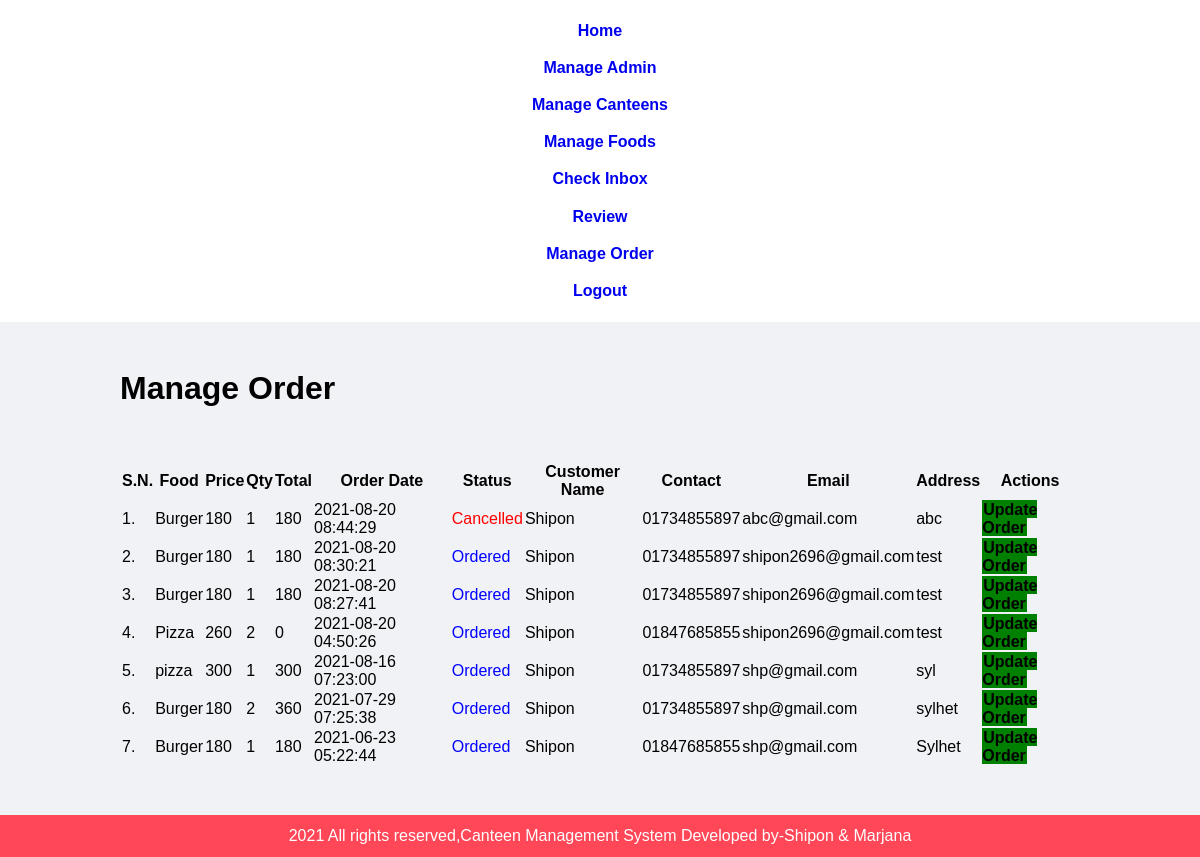
Page /admin/manage-order.php (signed in) on the committed database.
### tables this page shows
CREATE TABLE `order_table` (
  `id` int(10) UNSIGNED NOT NULL,
  `food` varchar(150) NOT NULL,
  `price` decimal(10,0) NOT NULL,
  `qty` int(11) NOT NULL,
  `total` int(11) NOT NULL,
  `order_date` datetime NOT NULL,
  `status` varchar(50) NOT NULL,
  `payment` varchar(255) NOT NULL,
  `customer_name` varchar(150) NOT NULL,
  `customer_contact` varchar(150) NOT NULL,
  `customer_email` varchar(150) NOT NULL,
  `customer_address` varchar(255) NOT NULL
);

### admin/manage-order.php (the view, shortened to what this page needs)
<?php include('partials/menu.php');?>
<div class="main-content">
<div class="wrapper">
<h1> Manage Order </h1>
<br/> <br/> </br>
    <table class="tbl-full">
        <tr>
            <th>S.N.</th>
            <th>Food</th>
            <th>Price</th>
            <th>Qty</th>
            <th>Total</th>
            <th>Order Date</th>
            <th>Status</th>
            <th>Customer Name</th>
            <th>Contact</th>
            <th>Email</th>
            <th>Address</th>
            <th>Actions</th>
        </tr>
        <?php
            $sql="SELECT * FROM order_table ORDER BY id DESC";
            $res=mysqli_query($conn, $sql);
            $count=mysqli_num_rows($res);
            $sn=1;
            if($count>0)
            {
                while($row=mysqli_fetch_assoc($res))
                {
                    $id=$row['id'];
                    $food=$row['food'];
                    $price=$row['price'];
                    $qty=$row['qty'];
                    $total=$row['total'];
                    $order_date=$row['order_date'];
                    $status=$row['status'];
                    $customer_name=$row['customer_name'];
                    $customer_contact=$row['customer_contact'];
                    $customer_email=$row['customer_email'];
                    $customer_address=$row['customer_address'];
                    ?>
                     <tr>
                            <td><?php echo $sn++; ?>.</td>
                            <td><?php echo $food; ?></td>
                            <td><?php echo $price;?></td>
                            <td><?php echo $qty;?></td>
                            <td><?php echo $total;?></td>
                            <td><?php echo $order_date;?></td>
                            <td>
                                <?php
                                    if($status=="Ordered")
                                    {
                                        echo "<label  style='color:blue;' >$status</label>";
                                    }
                                    elseif($status=="On Delivery")
                                    {
                                        echo "<label style='color:orange;'>$status</label>";
                                    }
                                    elseif($status=="Delivered")
                                    {
                                        echo "<label style='color:green;'>$status</label>";
                                    }
                                    elseif($status=="Cancelled")
                                    {
                                        echo "<label style='color:red;'>$status</label>";
                                    }
                                ?>
                            </td>
                            <td><?php echo $customer_name;?></td>
                            <td><?php echo $customer_contact;?></td>
                            <td><?php echo $customer_email;?></td>
                            <td><?php echo $customer_address;?></td>
                            <td>
                                <a href="<?php echo SITEURL;?>admin/update-order.php?id=<?php echo $id; ?>" class="btn-secendary">Update Order</a>
                            </td>
                        </tr>
                    <?php
                }
            }
            else
            {
                echo "<tr> <td colspan='12' class='error'> Orders Not available</td></tr>";
            }
        ?>
    </table>
</div>
</div>
<?php include('partials/footer.php');?>

### css/admin.css (style rules this page uses)
* { margin: 0; padding: 0; font-family: Arial, Helvetica, sans-serif; }
.wrapper { padding: 1%; width: 80%; margin: 0 auto; }
.main-content { background-color: #f1f2f6; padding: 3% 0; }
.btn-secendary { background-color: green; padding: 1%; color: black; text-decoration: none; font-weight: bold; }
.tbl-full { width: 100%; }

### rows in the picture
order_table: food "Burger", price "180", qty "1", total "180", order_date "2021-08-20 08:44:29", status "Cancelled", customer_name "Shipon", customer_contact "01734855897", customer_email "abc@gmail.com", customer_address "abc"
order_table: food "Burger", price "180", qty "1", total "180", order_date "2021-08-20 08:30:21", status "Ordered", customer_name "Shipon", customer_contact "01734855897", customer_email "shipon2696@gmail.com", customer_address "test"
order_table: food "Burger", price "180", qty "1", total "180", order_date "2021-08-20 08:27:41", status "Ordered", customer_name "Shipon", customer_contact "01734855897", customer_email "shipon2696@gmail.com", customer_address "test"
order_table: food "Pizza", price "260", qty "2", total "0", order_date "2021-08-20 04:50:26", status "Ordered", customer_name "Shipon", customer_contact "01847685855", customer_email "shipon2696@gmail.com", customer_address "test"
order_table: food "pizza", price "300", qty "1", total "300", order_date "2021-08-16 07:23:00", status "Ordered", customer_name "Shipon", customer_contact "01734855897", customer_email "shp@gmail.com", customer_address "syl"
order_table: food "Burger", price "180", qty "2", total "360", order_date "2021-07-29 07:25:38", status "Ordered", customer_name "Shipon", customer_contact "01734855897", customer_email "shp@gmail.com", customer_address "sylhet"
order_table: food "Burger", price "180", qty "1", total "180", order_date "2021-06-23 05:22:44", status "Ordered", customer_name "Shipon", customer_contact "01847685855", customer_email "shp@gmail.com", customer_address "Sylhet"
